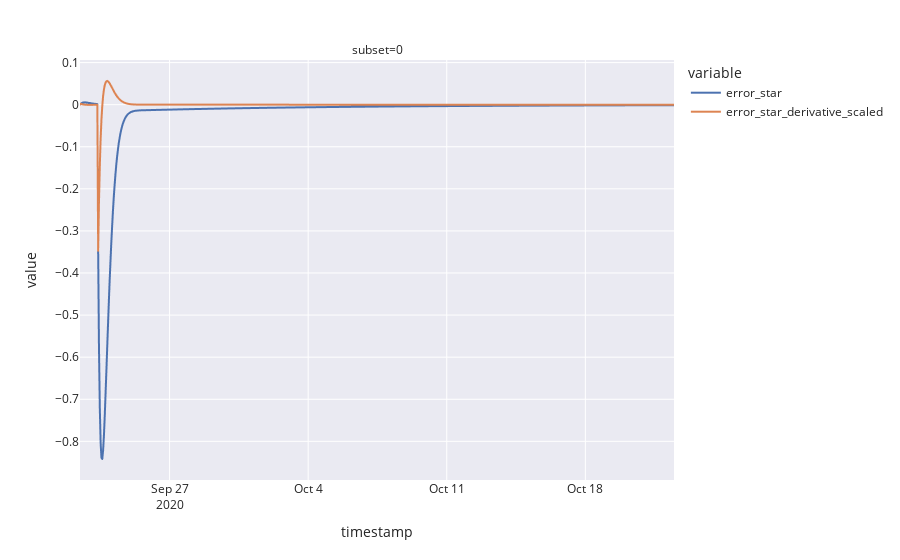

Notebook code for this chart:
### Code cell
fig = px.line(
    df,
    x='timestamp',
    y=['error_star','error_star_derivative_scaled'],
    facet_col='subset',
    facet_col_wrap=4,
    #facet_col='run',
    template='seaborn',
    height=800
)

fig.show()

### Figure 1 — Plotly figure (JSON) as saved in the notebook; plotly's stock layout.template omitted (floating-point values rounded to 4 significant figures; data arrays with more than 128 entries replaced by an {"elided": "..."} marker saying what was removed)
{"data": [{"hovertemplate": "variable=error_star<br>subset=0<br>timestamp=%{x}<br>value=%{y}<extra></extra>", "legendgroup": "error_star", "line": {"color": "rgb(76,114,176)", "dash": "solid"}, "mode": "lines", "name": "error_star", "showlegend": true, "type": "scattergl", "x": {"elided": "721 str values"}, "xaxis": "x", "y": {"elided": "721 float values"}, "yaxis": "y"}, {"hovertemplate": "variable=error_star_derivative_scaled<br>subset=0<br>timestamp=%{x}<br>value=%{y}<extra></extra>", "legendgroup": "error_star_derivative_scaled", "line": {"color": "rgb(221,132,82)", "dash": "solid"}, "mode": "lines", "name": "error_star_derivative_scaled", "showlegend": true, "type": "scattergl", "x": {"elided": "721 str values"}, "xaxis": "x", "y": {"elided": "721 float values"}, "yaxis": "y"}], "layout": {"annotations": [{"font": {}, "showarrow": false, "text": "subset=0", "x": 0.5, "xanchor": "center", "xref": "paper", "y": 1, "yanchor": "bottom", "yref": "paper"}], "autosize": true, "legend": {"title": {"text": "variable"}, "tracegroupgap": 0}, "margin": {"t": 60}, "xaxis": {"anchor": "y", "autorange": true, "domain": [0, 1], "range": ["2020-09-22 11:25:34.5634", "2020-10-22 11:25:34.5634"], "title": {"text": "timestamp"}, "type": "date"}, "yaxis": {"anchor": "x", "autorange": true, "domain": [0, 1], "range": [-0.8919, 0.1062], "title": {"text": "value"}, "type": "linear"}}}
